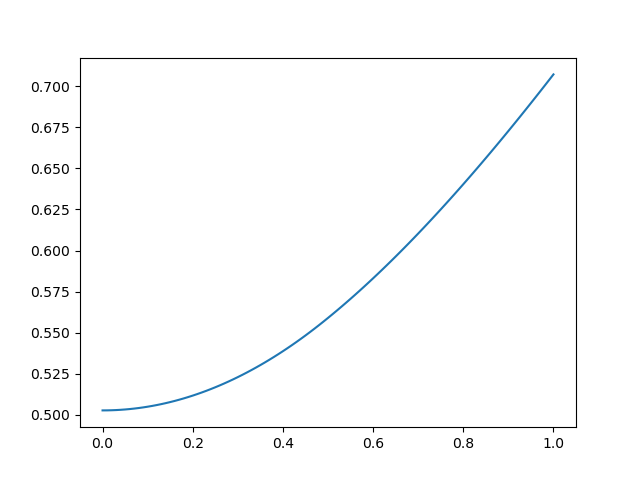

Write Python code to recreate this figure.
import numpy as np
from numpy import linalg as la
import matplotlib.pyplot as plt

def spr(w,alpha,M):
    norm2 = la.norm(w)
    norm_inf = la.norm(w,np.inf)
    const = np.sqrt(alpha/(1-alpha))

    aux = max(norm_inf/M,norm2*const)
    # breakpoint()
    if abs(norm_inf/M-norm2*const)<1e-6:
        print('border')

    if aux>1:
        print('case3')
        return norm2**2 * alpha + 1-alpha
    elif aux == norm_inf/M:
        print('case2')
        return alpha* norm2**2 *M/norm_inf + (1-alpha) * norm_inf/M
    else:
        print('case1')
        return 2*np.sqrt(alpha*(1-alpha)) *norm2
    

def check_convexity(v1,v2,alpha,M,lamb=0.5):
    val1 = spr(v1,alpha,M)
    val2 = spr(v2,alpha,M)
    val3 = spr(lamb*v1+(1-lamb)*v2,alpha,M)
    val4 = lamb*val1+(1-lamb)*val2

    print(val1)
    print(val2)
    print(val3)
    print(val4)

    print("Is convex? ", val3<=val4)
    return val3<=val4


def try_conv(v1,v2,alpha,M):
    for i in range(100):
        l= (i+1)*0.0095
        if not check_convexity(v1,v2,alpha,M,lamb=l):
            print('lamb ',l)
            break


def plot(v1,v2,alpha,M):
        x = [i*0.01 for i in range(101)]
        y = [spr(v1*l+(1-l)*v2,alpha,M) for l in x]

        plt.plot(x,y)
        plt.show()
        plt.savefig('spr_try.png')